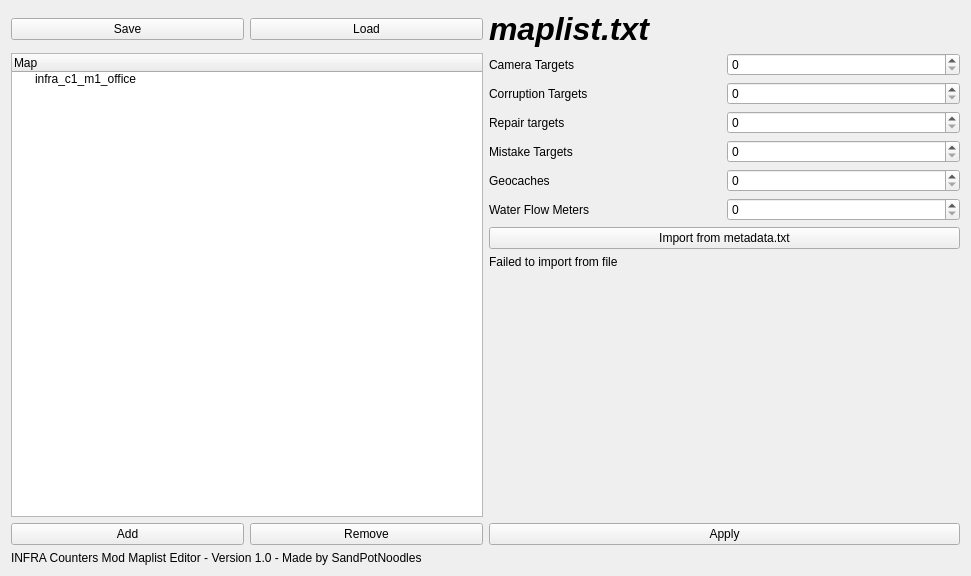
<?xml version="1.0" encoding="UTF-8"?>
<ui version="4.0">
 <class>Form</class>
 <widget class="QWidget" name="Form">
  <property name="geometry">
   <rect>
    <x>0</x>
    <y>0</y>
    <width>971</width>
    <height>576</height>
   </rect>
  </property>
  <property name="windowTitle">
   <string>INFRA Counters Maplist Editor</string>
  </property>
  <layout class="QGridLayout" name="gridLayout">
   <item row="3" column="4">
    <widget class="QSpinBox" name="repair"/>
   </item>
   <item row="8" column="3" colspan="2">
    <widget class="QLabel" name="import_err">
     <property name="text">
      <string>Failed to import from file</string>
     </property>
    </widget>
   </item>
   <item row="1" column="3">
    <widget class="QLabel" name="label">
     <property name="text">
      <string>Camera Targets</string>
     </property>
    </widget>
   </item>
   <item row="3" column="3">
    <widget class="QLabel" name="label_3">
     <property name="text">
      <string>Repair targets</string>
     </property>
    </widget>
   </item>
   <item row="9" column="3" colspan="2">
    <spacer name="verticalSpacer">
     <property name="orientation">
      <enum>Qt::Orientation::Vertical</enum>
     </property>
     <property name="sizeHint" stdset="0">
      <size>
       <width>20</width>
       <height>40</height>
      </size>
     </property>
    </spacer>
   </item>
   <item row="4" column="4">
    <widget class="QSpinBox" name="mistakes"/>
   </item>
   <item row="10" column="2">
    <widget class="QPushButton" name="remove">
     <property name="text">
      <string>Remove</string>
     </property>
    </widget>
   </item>
   <item row="10" column="3" colspan="2">
    <widget class="QPushButton" name="apply">
     <property name="text">
      <string>Apply</string>
     </property>
    </widget>
   </item>
   <item row="2" column="3">
    <widget class="QLabel" name="label_2">
     <property name="text">
      <string>Corruption Targets</string>
     </property>
    </widget>
   </item>
   <item row="0" column="1">
    <widget class="QPushButton" name="save">
     <property name="text">
      <string>Save</string>
     </property>
    </widget>
   </item>
   <item row="5" column="4">
    <widget class="QSpinBox" name="geocaches"/>
   </item>
   <item row="1" column="4">
    <widget class="QSpinBox" name="cams"/>
   </item>
   <item row="10" column="1">
    <widget class="QPushButton" name="add">
     <property name="text">
      <string>Add</string>
     </property>
    </widget>
   </item>
   <item row="7" column="3" colspan="2">
    <widget class="QPushButton" name="import_2">
     <property name="text">
      <string>Import from metadata.txt</string>
     </property>
    </widget>
   </item>
   <item row="0" column="3" colspan="2">
    <widget class="QLabel" name="label_7">
     <property name="font">
      <font>
       <pointsize>24</pointsize>
       <italic>true</italic>
       <bold>true</bold>
      </font>
     </property>
     <property name="text">
      <string>maplist.txt</string>
     </property>
    </widget>
   </item>
   <item row="6" column="3">
    <widget class="QLabel" name="label_6">
     <property name="text">
      <string>Water Flow Meters</string>
     </property>
    </widget>
   </item>
   <item row="0" column="2">
    <widget class="QPushButton" name="load">
     <property name="text">
      <string>Load</string>
     </property>
    </widget>
   </item>
   <item row="5" column="3">
    <widget class="QLabel" name="label_5">
     <property name="text">
      <string>Geocaches</string>
     </property>
    </widget>
   </item>
   <item row="1" column="1" rowspan="9" colspan="2">
    <widget class="QTreeWidget" name="treeWidget">
     <column>
      <property name="text">
       <string>Map</string>
      </property>
     </column>
     <item>
      <property name="text">
       <string>infra_c1_m1_office</string>
      </property>
     </item>
    </widget>
   </item>
   <item row="6" column="4">
    <widget class="QSpinBox" name="waterflow"/>
   </item>
   <item row="2" column="4">
    <widget class="QSpinBox" name="corrupt"/>
   </item>
   <item row="4" column="3">
    <widget class="QLabel" name="label_4">
     <property name="text">
      <string>Mistake Targets</string>
     </property>
    </widget>
   </item>
   <item row="11" column="1" colspan="4">
    <widget class="QLabel" name="label_8">
     <property name="text">
      <string>INFRA Counters Mod Maplist Editor - Version 1.0 - Made by SandPotNoodles</string>
     </property>
    </widget>
   </item>
  </layout>
 </widget>
 <resources/>
 <connections/>
</ui>
